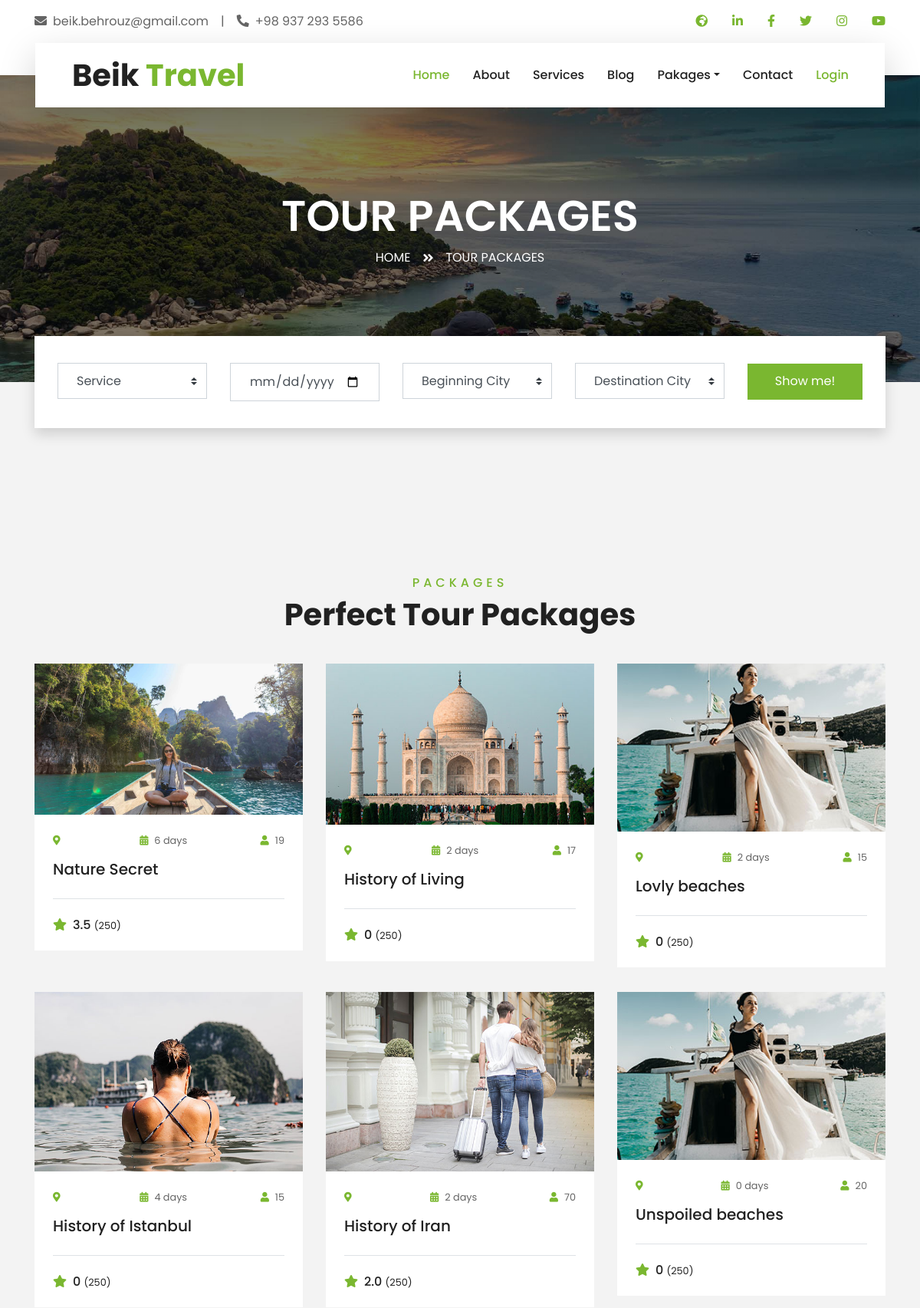
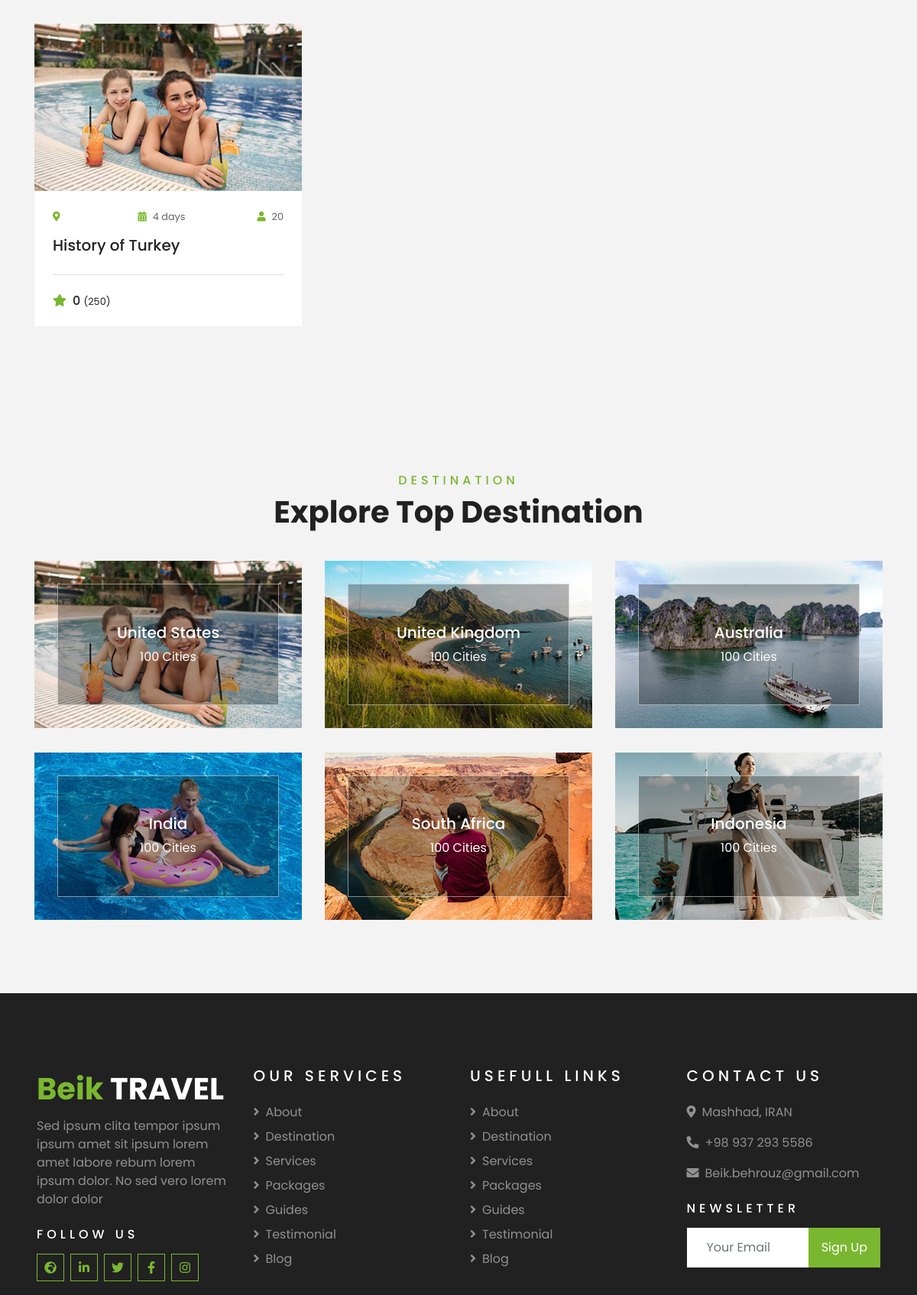
The page /Package/ (upper part) on the database its author committed (2 pictures, top to bottom).
### Home/models.py (models this page shows, shortened)
class Tour (models.Model):
    name = models.CharField ( max_length=50 )
    transportGo = models.ForeignKey ( Transport,on_delete=models.CASCADE,related_name='tr_go' )
    transportBack = models.ForeignKey ( Transport,on_delete=models.CASCADE,related_name='tr_ba' )
    hotel = models.ForeignKey ( Room,on_delete=models.CASCADE )
    image = models.ImageField (upload_to='Tour', blank=True, null=True)
    description = models.TextField ( blank=True,null=True, )
    price = MoneyField(max_digits=14, decimal_places=2, default_currency='IRR')
    discount = models.fields.PositiveIntegerField ( blank=True,null=True )
    buyscore = models.PositiveIntegerField ( blank=True,null=True )
    extradition = models.ManyToManyField( Extradition,related_name='to_exno' )
    capacity = models.PositiveBigIntegerField(blank=True,null=True)
    home_page_display = models.BooleanField(default=False)
    short_description = models.CharField(max_length=50, blank=True, null=True)
    detail_article = models.ForeignKey(Article, on_delete=models.CASCADE, blank=True, null=True, related_name='Bookit')
    def tour_duration(self):
        timediff = self.transportBack.recivetime - self.transportGo.starttime
        return timediff.days
    def userscore(self):
        return(self.detail_article.userscore())

class Transport (models.Model):
    GSTAR=(
        (1,'1'),
        (2,'2'),
        (3,'3'),
        (4,'4'),
        (5,'5'),
        (6,'6'),
        (7,'7'),
    )
    transportCode = models.CharField ( max_length=15 )
    company = models.ForeignKey ( TransportCo,on_delete=models.CASCADE )
    starttime = models.DateTimeField (  )
    recivetime = models.DateTimeField (  )
    beginning = models.ForeignKey ( Terminal,on_delete=models.CASCADE,related_name='beginning' )
    distination = models.ForeignKey ( Terminal,on_delete=models.CASCADE,related_name='distinaton' )
    adultprice = models.PositiveIntegerField ( blank=True,null=True )
    childprice = models.PositiveIntegerField ( blank=True,null=True )
    babyprice = models.PositiveIntegerField ( blank=True,null=True )
    graid_star=models.PositiveIntegerField(choices=GSTAR, default=0, blank=True,null=True)
    discount = models.fields.PositiveIntegerField ( blank=True,null=True )
    userscore = models.PositiveIntegerField ( blank=True,null=True )
    buyscore = models.PositiveIntegerField ( blank=True,null=True )
    extradition = models.ManyToManyField( Extradition,related_name='tr_exno' )
    capacity = models.PositiveBigIntegerField(blank=True,null=True)

### Blog/models.py (models this page shows, shortened)
class Article(models.Model):
    STATUS_CHOISES =(
        ('pub' , 'Published'),
        ('drf', 'Draft'),
    )
    PRODUCT_STARS = [
        ('1' , 'Very Bad'),
        ('2', 'Bad'),
        ('3', 'Normal'),
        ('4', 'Good'),
        ('5', 'Perfect'),
    ]
    title = models.CharField(max_length=50)
    frame = models.ForeignKey(Frame, on_delete=models.CASCADE)
    create = models.DateTimeField(auto_now_add=True)
    update = models.DateTimeField(auto_now=True)
    author = models.ForeignKey( CustomUser, on_delete=models.CASCADE )
    status = models.CharField(choices=STATUS_CHOISES,max_length=3,default='drf')
    def userscore(self):
        comments = Comment.objects.filter(article=self)
        if comments.count()==0:
            return(0)
        else:
            sum=0
            for c in comments:
                sum+=int(c.stars)
            return(sum/comments.count())

class Comment(models.Model):
    PRODUCT_STARS = [
        ('1' , 'Very Bad'),
        ('2', 'Bad'),
        ('3', 'Normal'),
        ('4', 'Good'),
        ('5', 'Perfect'),
    ]
    article = models.ForeignKey(Article,on_delete=models.CASCADE,related_name='comments',)
    author = models.ForeignKey(CustomUser, on_delete=models.CASCADE, related_name='comments', )
    body = models.TextField()
    stars = models.CharField(max_length=10,choices=PRODUCT_STARS)
    datetime_create = models.DateTimeField(auto_now_add=True)
    datetime_update = models.DateTimeField(auto_now=True)
    active = models.BooleanField(default=True)

### Home/views.py (the view)
# urls.py: path('Package/', views.package, name='package'),
def package(request):
    tour = Tour.objects.all().order_by('-id')
    context = {
        'SignIn': 'Sign In',
        'SignOut': 'SignOut',
        'SignUp': 'SignUp',
        'Search': 'Search',
        'Services': 'Services',
        'Menu': 'Menu',
        'tour':tour,
    }
    return (render(request,'Home/package.html', context))

### Home/templates/Home/package.html (shortened to what this page needs)
{% extends "_base.html" %}
{% load static %}
{% load djmoney %}
{% block static%}
    <link href="{% static 'lib/owlcarousel/assets/owl.carousel.min.css' %}" rel="stylesheet">
    <link href="{% static 'lib/tempusdominus/css/tempusdominus-bootstrap-4.min.css' %}" rel="stylesheet" />
    <link href="{% static 'css/style.css' %}" rel="stylesheet">
{%endblock%}
{% block body %}
    <div class="container-fluid page-header">
        <div class="container">
            <div class="d-flex flex-column align-items-center justify-content-center" style="min-height: 400px">
                <h3 class="display-4 text-white text-uppercase">Tour Packages</h3>
                <div class="d-inline-flex text-white">
                    <p class="m-0 text-uppercase"><a class="text-white" href="{% url 'Home:index' %}">Home</a></p>
                    <i class="fa fa-angle-double-right pt-1 px-3"></i>
                    <p class="m-0 text-uppercase">Tour Packages</p>
                </div>
            </div>
        </div>
    </div>
    {% include 'Booking.html' %}
    <div class="container-fluid py-5">
        <div class="container pt-5 pb-3">
            <div class="text-center mb-3 pb-3">
                <h6 class="text-primary text-uppercase" style="letter-spacing: 5px;">Packages</h6>
                <h1>Perfect Tour Packages</h1>
            </div>
            <div class="row">
                {% for t in tour %}
                <div class="col-lg-4 col-md-6 mb-4">
                    <div class="package-item bg-white mb-2">
                        <img class="img-fluid" src="{{ t.image.url }}" alt="{{ t.name }}">
                        <div class="p-4">
                            <div class="d-flex justify-content-between mb-3">
                                <small class="m-0"><i class="fa fa-map-marker-alt text-primary mr-2"></i>{{ t.transportGo.distinaton.city.city }}</small>
                                <small class="m-0"><i class="fa fa-calendar-alt text-primary mr-2"></i>{{ t.tour_duration }} days</small>
                                <small class="m-0"><i class="fa fa-user text-primary mr-2"></i>{{ t.capacity }}</small>
                            </div>
                            <a class="h5 text-decoration-none" href="{% url 'Blog:blogdetail' t.detail_article.id %}">{{ t.short_description }}</a>
                            <div class="border-top mt-4 pt-4">
                                <div class="d-flex justify-content-between">
                                    <h6 class="m-0"><i class="fa fa-star text-primary mr-2"></i>{{ t.userscore }} <small>(250)</small></h6>
                                </div>
                            </div>
                        </div>
                    </div>
                </div>
                {% endfor %}
                </div>
            </div>
        </div>
    <div class="container-fluid py-5">
        <div class="container pt-5 pb-3">
            <div class="text-center mb-3 pb-3">
                <h6 class="text-primary text-uppercase" style="letter-spacing: 5px;">Destination</h6>
                <h1>Explore Top Destination</h1>
            </div>
            <div class="row">
                <div class="col-lg-4 col-md-6 mb-4">
                    <div class="destination-item position-relative overflow-hidden mb-2">
                        <img class="img-fluid" src="{% static 'img/destination-1.jpg' %}" alt="">
                        <a class="destination-overlay text-white text-decoration-none" href="">
                            <h5 class="text-white">United States</h5>
                            <span>100 Cities</span>
                        </a>
                    </div>
                </div>
                <div class="col-lg-4 col-md-6 mb-4">
                    <div class="destination-item position-relative overflow-hidden mb-2">
                        <img class="img-fluid" src="{% static 'img/destination-2.jpg' %}" alt="">
                        <a class="destination-overlay text-white text-decoration-none" href="">
                            <h5 class="text-white">United Kingdom</h5>
                            <span>100 Cities</span>
                        </a>
                    </div>
                </div>
                <div class="col-lg-4 col-md-6 mb-4">
                    <div class="destination-item position-relative overflow-hidden mb-2">
                        <img class="img-fluid" src="{% static 'img/destination-3.jpg' %}" alt="">
                        <a class="destination-overlay text-white text-decoration-none" href="">
                            <h5 class="text-white">Australia</h5>
                            <span>100 Cities</span>
                        </a>
                    </div>
                </div>
                <div class="col-lg-4 col-md-6 mb-4">
                    <div class="destination-item position-relative overflow-hidden mb-2">
                        <img class="img-fluid" src="{% static 'img/destination-4.jpg' %}" alt="">
                        <a class="destination-overlay text-white text-decoration-none" href="">
                            <h5 class="text-white">India</h5>
                            <span>100 Cities</span>
                        </a>
                    </div>
                </div>
                <div class="col-lg-4 col-md-6 mb-4">
                    <div class="destination-item position-relative overflow-hidden mb-2">
                        <img class="img-fluid" src="{% static 'img/destination-5.jpg' %}" alt="">
                        <a class="destination-overlay text-white text-decoration-none" href="">
                            <h5 class="text-white">South Africa</h5>
                            <span>100 Cities</span>
                        </a>
                    </div>
                </div>
                <div class="col-lg-4 col-md-6 mb-4">
                    <div class="destination-item position-relative overflow-hidden mb-2">
                        <img class="img-fluid" src="{% static 'img/destination-6.jpg' %}" alt="">
                        <a class="destination-overlay text-white text-decoration-none" href="">
                            <h5 class="text-white">Indonesia</h5>
                            <span>100 Cities</span>
                        </a>
                    </div>
                </div>
            </div>
        </div>
    </div>
{% endblock %}

### rows shown on the page
Tour: image (picture), tour_duration "6", capacity "19", short_description "Nature Secret", userscore "3.5"
Tour: image (picture), tour_duration "2", capacity "17", short_description "History of Living", userscore "0"
Tour: image (picture), tour_duration "2", capacity "15", short_description "Lovly beaches", userscore "0"
Tour: image (picture), tour_duration "4", capacity "15", short_description "History of Istanbul", userscore "0"
Tour: image (picture), tour_duration "2", capacity "70", short_description "History of Iran", userscore "2.0"
Tour: image (picture), tour_duration "0", capacity "20", short_description "Unspoiled beaches", userscore "0"
Tour: image (picture), tour_duration "4", capacity "20", short_description "History of Turkey", userscore "0"
